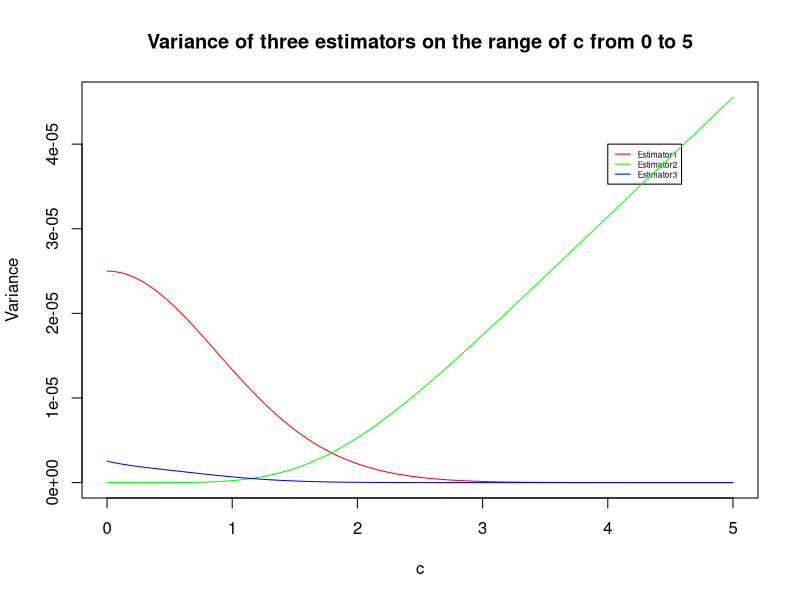

Write R code to recreate this figure. (Note: this script raises an error after producing the figure.)
####Estimator 1-3
c=1.3
rv1=(rnorm(10000)>c)+0
p1=mean(rv1)
rv2=runif(10000,0,c)
p2=0.5-sum(exp(-rv2^2/2))*c/sqrt(2*pi)/10000
rv3=rexp(10000,1)
p3=sum(exp(-0.5*(rv3+c)^2+rv3))/sqrt(2*pi)/10000
###Calculate and plot Variance on the interval 0-5
c=seq(0,5,by=0.05)
var1=(1-pnorm(c))*(1-(1-pnorm(c)))/10000
var2=((c/(sqrt(pi)*2))*(pnorm(sqrt(2)*c)-0.5)-(0.5-(1-pnorm(c)))^2)/10000
var3=pnorm(1/sqrt(2)-sqrt(2)*c)*exp(1/4-c)/(2*sqrt(pi)*10000)-(1-pnorm(c))^2/10000
plot(c,var1,type="l",col="red",main="Variance of three estimators on the range of c from 0 to 5",xlab="c",ylab="Variance",ylim=range(c(var1,var2,var3)))
legend(4,4e-5,c("Estimator1","Estimator2","Estimator3"),lty=c(1,1,1),lwd=c(1,1,1),col=c("red","green","blue"),cex=0.5)
lines(c,var2,col="green")
lines(c,var3,col="blue")
###comparison of estimator variances
f12=function(c){
  (1-pnorm(c))*(1-(1-pnorm(c)))/10000-(((c/(sqrt(pi)*2))*(pnorm(sqrt(2)*c)-0.5)-(0.5-(1-pnorm(c)))^2)/10000)
}
f13=function(c){
  (1-pnorm(c))*(1-(1-pnorm(c)))/10000-(pnorm(1/sqrt(2)-sqrt(2)*c)*exp(1/4-c)/(2*sqrt(pi)*10000)-(1-pnorm(c))^2/10000)
}
f23=function(c){
  ((c/(sqrt(pi)*2))*(pnorm(sqrt(2)*c)-0.5)-(0.5-(1-pnorm(c)))^2)/10000-(pnorm(1/sqrt(2)-sqrt(2)*c)*exp(1/4-c)/(2*sqrt(pi)*10000)-(1-pnorm(c))^2/10000)
}
x1=uniroot(f23,c(0,5))$root
x2=uniroot(f12,c(0,5))$root
x3=uniroot(f13,c(0,5))$root

####alternative neater
p=1-pnorm(c)
var1=p*(1-p)/10000
var2=((c/(sqrt(pi)*2))*(pnorm(sqrt(2)*c)-0.5)-(0.5-p)^2)/10000
var3=pnorm(1/sqrt(2)-sqrt(2)*c)*exp(1/4-c)/(2*sqrt(pi)*10000)-p^2/10000